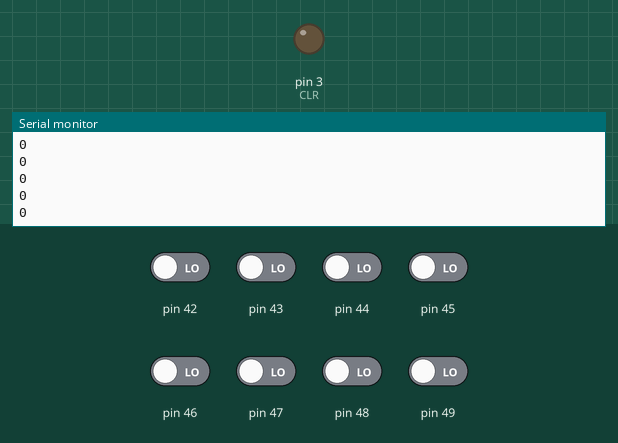
Simulated run of this sketch. Board: Arduino Mega 2560, built with avr-gcc and run on an emulated ATmega2560. Parts: output pins drawn as LEDs (lit = HIGH), the last lines printed to the serial monitor. The test bench sets the inputs (shaded band); at power-on: pin 42–49 LOW. Pins used as bus, display or sensor lines are not drawn.

Above: at 1.2 s.
1.3 s: pin 42 driven HIGH and pin 43 driven HIGH
At 1.31 s:
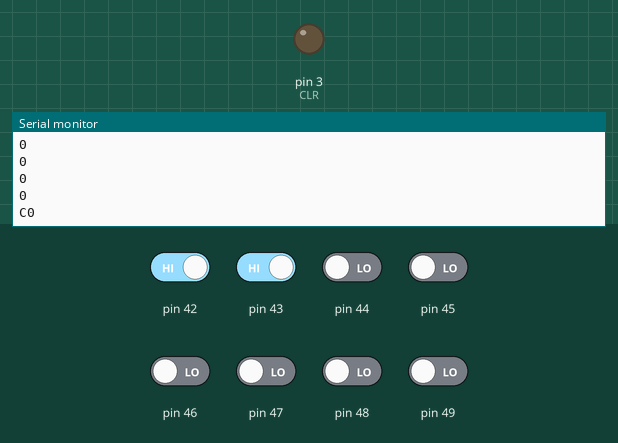
3.2 s: pin 44 driven HIGH
At 3.21 s:
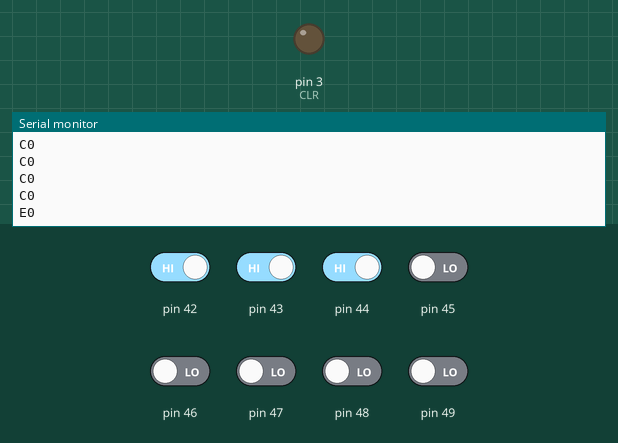
5.1 s: pin 43 driven LOW
At 5.11 s:
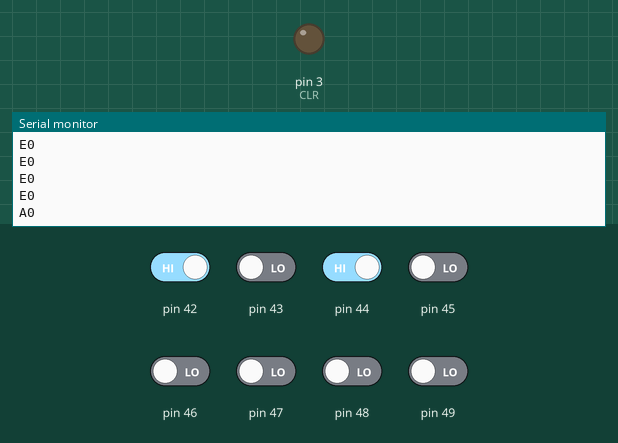
7.0 s: pin 45 driven HIGH
At 7.01 s:
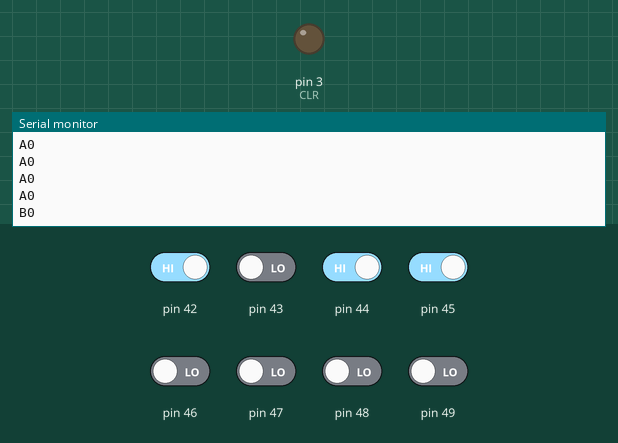
8.9 s: pin 43 driven HIGH
At 8.92 s:
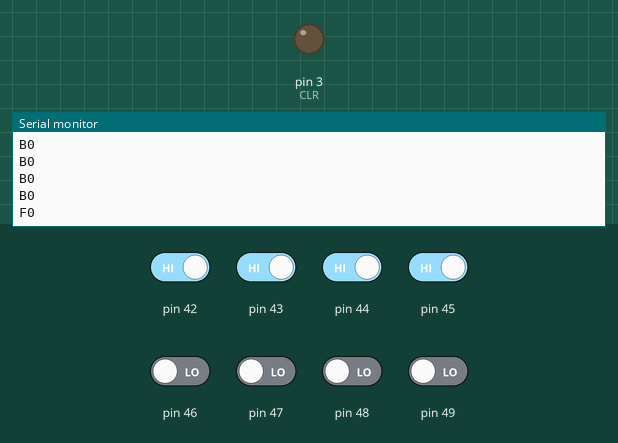
10.8 s: pin 44 driven LOW
At 10.82 s:
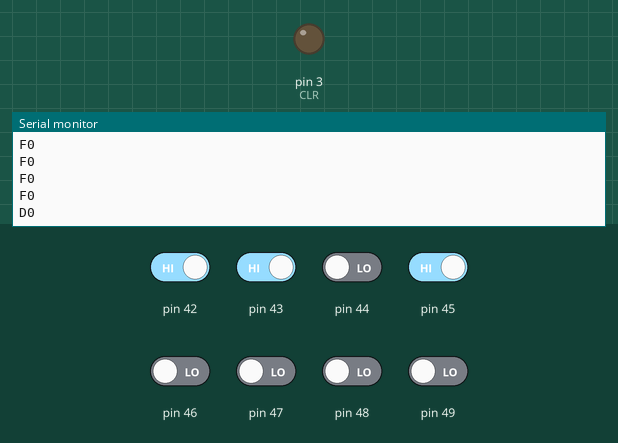

The sketch:

counter_test.ino
```cpp
// We're playing with the 74HC373 here.

// NOTE: There is an omission from the 373 datasheet - the counter
// is incremented on the high-low transition of the clock signal.
// This allows 1QD to be connected to 2CLK to create a single
// 8-bit counter.

const int CLK = 2;    // 1CLK input
const int CLR = 3;    // 1CLR / 2CLR input

void setup()
{
  Serial.begin(9600);
  Serial.println("Starting");

  pinMode(CLK, OUTPUT);
  pinMode(CLR, OUTPUT);

  pinMode(49, INPUT);
  pinMode(48, INPUT);
  pinMode(47, INPUT);
  pinMode(46, INPUT);
  pinMode(45, INPUT);
  pinMode(44, INPUT);
  pinMode(43, INPUT);
  pinMode(42, INPUT);

  digitalWrite(CLR, HIGH);
  digitalWrite(CLR, LOW);
}

byte * const PORT_L = reinterpret_cast<byte *>(0x10B);
byte * const PIN_L = reinterpret_cast<byte *>(0x109);

void loop()
{
  // Pulse the clock.  Note that the CLK signal is active
  // on the high-low transition.
  digitalWrite(CLK, LOW);
  digitalWrite(CLK, HIGH);

  byte value = *PIN_L;
  Serial.println(value, HEX);
  delay(100);
}
```

Measured:
- after the input at 1.3 s, the serial monitor: prints a new line at once (image 1)
- after the input at 3.2 s, the serial monitor: prints a new line at once (image 2)
- after the input at 5.1 s, the serial monitor: prints a new line at once (image 3)
- after the input at 7.0 s, the serial monitor: prints a new line at once (image 4)
- after the input at 8.9 s, the serial monitor: prints a new line at once (image 5)
- after the input at 10.8 s, the serial monitor: prints a new line at once (image 6)
